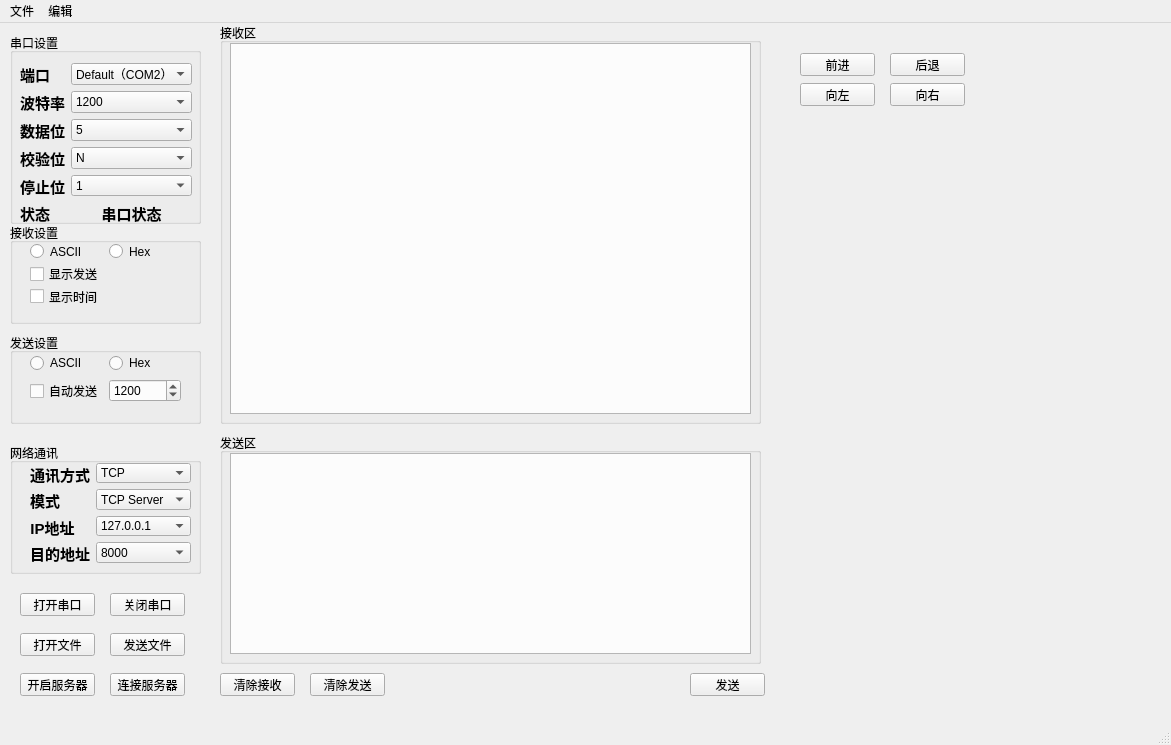
<?xml version="1.0" encoding="UTF-8"?>
<ui version="4.0">
 <class>MainWindow</class>
 <widget class="QMainWindow" name="MainWindow">
  <property name="geometry">
   <rect>
    <x>0</x>
    <y>0</y>
    <width>1171</width>
    <height>745</height>
   </rect>
  </property>
  <property name="windowTitle">
   <string>MainWindow</string>
  </property>
  <widget class="QWidget" name="centralwidget">
   <widget class="QGroupBox" name="groupBox">
    <property name="geometry">
     <rect>
      <x>10</x>
      <y>10</y>
      <width>191</width>
      <height>191</height>
     </rect>
    </property>
    <property name="title">
     <string>串口设置</string>
    </property>
   </widget>
   <widget class="QGroupBox" name="Recive_groupBox">
    <property name="geometry">
     <rect>
      <x>10</x>
      <y>200</y>
      <width>191</width>
      <height>101</height>
     </rect>
    </property>
    <property name="title">
     <string>接收设置</string>
    </property>
   </widget>
   <widget class="QWidget" name="">
    <property name="geometry">
     <rect>
      <x>30</x>
      <y>330</y>
      <width>151</width>
      <height>61</height>
     </rect>
    </property>
    <layout class="QFormLayout" name="formLayout_3">
     <item row="0" column="0">
      <widget class="QRadioButton" name="ASCII2_radioButton">
       <property name="text">
        <string>ASCII</string>
       </property>
      </widget>
     </item>
     <item row="0" column="1">
      <widget class="QRadioButton" name="Hex2_radioButton">
       <property name="text">
        <string>Hex</string>
       </property>
      </widget>
     </item>
     <item row="2" column="0">
      <widget class="QCheckBox" name="send_checkBox_2">
       <property name="text">
        <string>自动发送</string>
       </property>
      </widget>
     </item>
     <item row="2" column="1">
      <widget class="QSpinBox" name="spinBox">
       <property name="maximum">
        <number>100000</number>
       </property>
       <property name="value">
        <number>1200</number>
       </property>
      </widget>
     </item>
    </layout>
   </widget>
   <widget class="QGroupBox" name="send_groupBox">
    <property name="geometry">
     <rect>
      <x>10</x>
      <y>310</y>
      <width>191</width>
      <height>91</height>
     </rect>
    </property>
    <property name="title">
     <string>发送设置</string>
    </property>
   </widget>
   <widget class="QTextEdit" name="textEdit">
    <property name="geometry">
     <rect>
      <x>230</x>
      <y>20</y>
      <width>521</width>
      <height>371</height>
     </rect>
    </property>
    <property name="styleSheet">
     <string notr="true"/>
    </property>
   </widget>
   <widget class="QGroupBox" name="groupBox_2">
    <property name="geometry">
     <rect>
      <x>10</x>
      <y>420</y>
      <width>191</width>
      <height>131</height>
     </rect>
    </property>
    <property name="title">
     <string>网络通讯</string>
    </property>
   </widget>
   <widget class="QPushButton" name="OpenPort">
    <property name="geometry">
     <rect>
      <x>20</x>
      <y>570</y>
      <width>75</width>
      <height>23</height>
     </rect>
    </property>
    <property name="text">
     <string>打开串口</string>
    </property>
   </widget>
   <widget class="QPushButton" name="ClosePort">
    <property name="geometry">
     <rect>
      <x>110</x>
      <y>570</y>
      <width>75</width>
      <height>23</height>
     </rect>
    </property>
    <property name="text">
     <string>关闭串口</string>
    </property>
   </widget>
   <widget class="QPushButton" name="OpenFile">
    <property name="geometry">
     <rect>
      <x>20</x>
      <y>610</y>
      <width>75</width>
      <height>23</height>
     </rect>
    </property>
    <property name="text">
     <string>打开文件</string>
    </property>
   </widget>
   <widget class="QPushButton" name="SendFile">
    <property name="geometry">
     <rect>
      <x>110</x>
      <y>610</y>
      <width>75</width>
      <height>23</height>
     </rect>
    </property>
    <property name="text">
     <string>发送文件</string>
    </property>
   </widget>
   <widget class="QPushButton" name="OpenServer">
    <property name="geometry">
     <rect>
      <x>20</x>
      <y>650</y>
      <width>75</width>
      <height>23</height>
     </rect>
    </property>
    <property name="text">
     <string>开启服务器</string>
    </property>
   </widget>
   <widget class="QPushButton" name="ConnectServer">
    <property name="geometry">
     <rect>
      <x>110</x>
      <y>650</y>
      <width>75</width>
      <height>23</height>
     </rect>
    </property>
    <property name="text">
     <string>连接服务器</string>
    </property>
   </widget>
   <widget class="QTextEdit" name="textEdit_2">
    <property name="geometry">
     <rect>
      <x>230</x>
      <y>430</y>
      <width>521</width>
      <height>201</height>
     </rect>
    </property>
   </widget>
   <widget class="QPushButton" name="ClearRecieve">
    <property name="geometry">
     <rect>
      <x>220</x>
      <y>650</y>
      <width>75</width>
      <height>23</height>
     </rect>
    </property>
    <property name="text">
     <string>清除接收</string>
    </property>
   </widget>
   <widget class="QPushButton" name="ClearSend">
    <property name="geometry">
     <rect>
      <x>310</x>
      <y>650</y>
      <width>75</width>
      <height>23</height>
     </rect>
    </property>
    <property name="text">
     <string>清除发送</string>
    </property>
   </widget>
   <widget class="QPushButton" name="Send">
    <property name="geometry">
     <rect>
      <x>690</x>
      <y>650</y>
      <width>75</width>
      <height>23</height>
     </rect>
    </property>
    <property name="text">
     <string>发送</string>
    </property>
   </widget>
   <widget class="QGroupBox" name="groupBox_3">
    <property name="geometry">
     <rect>
      <x>220</x>
      <y>0</y>
      <width>541</width>
      <height>401</height>
     </rect>
    </property>
    <property name="title">
     <string>接收区</string>
    </property>
   </widget>
   <widget class="QGroupBox" name="groupBox_4">
    <property name="geometry">
     <rect>
      <x>220</x>
      <y>410</y>
      <width>541</width>
      <height>231</height>
     </rect>
    </property>
    <property name="title">
     <string>发送区</string>
    </property>
   </widget>
   <widget class="QPushButton" name="HeadButton">
    <property name="geometry">
     <rect>
      <x>800</x>
      <y>30</y>
      <width>75</width>
      <height>23</height>
     </rect>
    </property>
    <property name="text">
     <string>前进</string>
    </property>
   </widget>
   <widget class="QPushButton" name="RebackButton">
    <property name="geometry">
     <rect>
      <x>890</x>
      <y>30</y>
      <width>75</width>
      <height>23</height>
     </rect>
    </property>
    <property name="text">
     <string>后退</string>
    </property>
   </widget>
   <widget class="QPushButton" name="LfteButton">
    <property name="geometry">
     <rect>
      <x>800</x>
      <y>60</y>
      <width>75</width>
      <height>23</height>
     </rect>
    </property>
    <property name="text">
     <string>向左</string>
    </property>
   </widget>
   <widget class="QPushButton" name="RightButton">
    <property name="geometry">
     <rect>
      <x>890</x>
      <y>60</y>
      <width>75</width>
      <height>23</height>
     </rect>
    </property>
    <property name="text">
     <string>向右</string>
    </property>
   </widget>
   <widget class="QWidget" name="">
    <property name="geometry">
     <rect>
      <x>20</x>
      <y>40</y>
      <width>172</width>
      <height>161</height>
     </rect>
    </property>
    <layout class="QFormLayout" name="formLayout">
     <item row="0" column="0">
      <widget class="QLabel" name="PorLab">
       <property name="text">
        <string>&lt;html&gt;&lt;head/&gt;&lt;body&gt;&lt;p align=&quot;center&quot;&gt;&lt;span style=&quot; font-size:11pt; font-weight:600;&quot;&gt;端口&lt;/span&gt;&lt;/p&gt;&lt;/body&gt;&lt;/html&gt;</string>
       </property>
      </widget>
     </item>
     <item row="0" column="1">
      <widget class="QComboBox" name="port_comboBox">
       <item>
        <property name="text">
         <string>Default（COM2）</string>
        </property>
       </item>
       <item>
        <property name="text">
         <string>TCP/UDP</string>
        </property>
       </item>
      </widget>
     </item>
     <item row="1" column="0">
      <widget class="QLabel" name="BaudLab">
       <property name="text">
        <string>&lt;html&gt;&lt;head/&gt;&lt;body&gt;&lt;p align=&quot;center&quot;&gt;&lt;span style=&quot; font-size:11pt; font-weight:600;&quot;&gt;波特率&lt;/span&gt;&lt;/p&gt;&lt;/body&gt;&lt;/html&gt;</string>
       </property>
      </widget>
     </item>
     <item row="1" column="1">
      <widget class="QComboBox" name="Baud_comboBox">
       <item>
        <property name="text">
         <string>1200</string>
        </property>
       </item>
       <item>
        <property name="text">
         <string>2400</string>
        </property>
       </item>
       <item>
        <property name="text">
         <string>4800</string>
        </property>
       </item>
       <item>
        <property name="text">
         <string>9600</string>
        </property>
       </item>
       <item>
        <property name="text">
         <string>14400</string>
        </property>
       </item>
       <item>
        <property name="text">
         <string>19200</string>
        </property>
       </item>
       <item>
        <property name="text">
         <string>38400</string>
        </property>
       </item>
       <item>
        <property name="text">
         <string>56000</string>
        </property>
       </item>
       <item>
        <property name="text">
         <string>57600</string>
        </property>
       </item>
       <item>
        <property name="text">
         <string>115200</string>
        </property>
       </item>
       <item>
        <property name="text">
         <string>128000</string>
        </property>
       </item>
      </widget>
     </item>
     <item row="2" column="0">
      <widget class="QLabel" name="DataLab">
       <property name="text">
        <string>&lt;html&gt;&lt;head/&gt;&lt;body&gt;&lt;p align=&quot;center&quot;&gt;&lt;span style=&quot; font-size:11pt; font-weight:600;&quot;&gt;数据位&lt;/span&gt;&lt;/p&gt;&lt;/body&gt;&lt;/html&gt;</string>
       </property>
      </widget>
     </item>
     <item row="2" column="1">
      <widget class="QComboBox" name="Data_comboBox">
       <item>
        <property name="text">
         <string>5</string>
        </property>
       </item>
       <item>
        <property name="text">
         <string>6</string>
        </property>
       </item>
       <item>
        <property name="text">
         <string>7</string>
        </property>
       </item>
       <item>
        <property name="text">
         <string>8</string>
        </property>
       </item>
      </widget>
     </item>
     <item row="3" column="0">
      <widget class="QLabel" name="CheckLab">
       <property name="text">
        <string>&lt;html&gt;&lt;head/&gt;&lt;body&gt;&lt;p align=&quot;center&quot;&gt;&lt;span style=&quot; font-size:11pt; font-weight:600;&quot;&gt;校验位&lt;/span&gt;&lt;/p&gt;&lt;/body&gt;&lt;/html&gt;</string>
       </property>
      </widget>
     </item>
     <item row="3" column="1">
      <widget class="QComboBox" name="Check_comboBox">
       <item>
        <property name="text">
         <string>N</string>
        </property>
       </item>
       <item>
        <property name="text">
         <string>E</string>
        </property>
       </item>
       <item>
        <property name="text">
         <string>O</string>
        </property>
       </item>
       <item>
        <property name="text">
         <string>M</string>
        </property>
       </item>
       <item>
        <property name="text">
         <string>S</string>
        </property>
       </item>
      </widget>
     </item>
     <item row="4" column="0">
      <widget class="QLabel" name="StopLab">
       <property name="text">
        <string>&lt;html&gt;&lt;head/&gt;&lt;body&gt;&lt;p align=&quot;center&quot;&gt;&lt;span style=&quot; font-size:11pt; font-weight:600;&quot;&gt;停止位&lt;/span&gt;&lt;/p&gt;&lt;/body&gt;&lt;/html&gt;</string>
       </property>
      </widget>
     </item>
     <item row="4" column="1">
      <widget class="QComboBox" name="Stop_comboBox">
       <item>
        <property name="text">
         <string>1</string>
        </property>
       </item>
       <item>
        <property name="text">
         <string>1.5</string>
        </property>
       </item>
       <item>
        <property name="text">
         <string>2</string>
        </property>
       </item>
      </widget>
     </item>
     <item row="5" column="0">
      <widget class="QLabel" name="StatuLab">
       <property name="text">
        <string>&lt;html&gt;&lt;head/&gt;&lt;body&gt;&lt;p align=&quot;center&quot;&gt;&lt;span style=&quot; font-size:11pt; font-weight:600;&quot;&gt;状态&lt;/span&gt;&lt;/p&gt;&lt;/body&gt;&lt;/html&gt;</string>
       </property>
      </widget>
     </item>
     <item row="5" column="1">
      <widget class="QLabel" name="CheckStaLab">
       <property name="text">
        <string>&lt;html&gt;&lt;head/&gt;&lt;body&gt;&lt;p align=&quot;center&quot;&gt;&lt;span style=&quot; font-size:11pt; font-weight:600;&quot;&gt;串口状态&lt;/span&gt;&lt;/p&gt;&lt;/body&gt;&lt;/html&gt;</string>
       </property>
      </widget>
     </item>
    </layout>
   </widget>
   <widget class="QWidget" name="">
    <property name="geometry">
     <rect>
      <x>30</x>
      <y>220</y>
      <width>151</width>
      <height>62</height>
     </rect>
    </property>
    <layout class="QFormLayout" name="formLayout_2">
     <item row="0" column="0">
      <widget class="QRadioButton" name="ASCII_raBut">
       <property name="text">
        <string>ASCII</string>
       </property>
      </widget>
     </item>
     <item row="0" column="1">
      <widget class="QRadioButton" name="Hex_radioButton">
       <property name="text">
        <string>Hex</string>
       </property>
      </widget>
     </item>
     <item row="1" column="0">
      <widget class="QCheckBox" name="send_checkBox">
       <property name="text">
        <string>显示发送</string>
       </property>
      </widget>
     </item>
     <item row="2" column="0">
      <widget class="QCheckBox" name="time_checkBox">
       <property name="text">
        <string>显示时间</string>
       </property>
      </widget>
     </item>
    </layout>
   </widget>
   <widget class="QWidget" name="">
    <property name="geometry">
     <rect>
      <x>30</x>
      <y>440</y>
      <width>161</width>
      <height>100</height>
     </rect>
    </property>
    <layout class="QFormLayout" name="formLayout_4">
     <item row="0" column="0">
      <widget class="QLabel" name="TCPLab">
       <property name="text">
        <string>&lt;html&gt;&lt;head/&gt;&lt;body&gt;&lt;p align=&quot;center&quot;&gt;&lt;span style=&quot; font-size:11pt; font-weight:600;&quot;&gt;通讯方式&lt;/span&gt;&lt;/p&gt;&lt;/body&gt;&lt;/html&gt;</string>
       </property>
      </widget>
     </item>
     <item row="0" column="1">
      <widget class="QComboBox" name="TCP_comboBox">
       <item>
        <property name="text">
         <string>TCP</string>
        </property>
       </item>
       <item>
        <property name="text">
         <string>UDP</string>
        </property>
       </item>
      </widget>
     </item>
     <item row="1" column="0">
      <widget class="QLabel" name="ModelLab">
       <property name="text">
        <string>&lt;html&gt;&lt;head/&gt;&lt;body&gt;&lt;p align=&quot;center&quot;&gt;&lt;span style=&quot; font-size:11pt; font-weight:600;&quot;&gt;模式&lt;/span&gt;&lt;/p&gt;&lt;/body&gt;&lt;/html&gt;</string>
       </property>
      </widget>
     </item>
     <item row="1" column="1">
      <widget class="QComboBox" name="Model_comboBox">
       <item>
        <property name="text">
         <string>TCP Server</string>
        </property>
       </item>
       <item>
        <property name="text">
         <string>TCP Client</string>
        </property>
       </item>
       <item>
        <property name="text">
         <string>UDP Server</string>
        </property>
       </item>
       <item>
        <property name="text">
         <string>UDP Client</string>
        </property>
       </item>
       <item>
        <property name="text">
         <string/>
        </property>
       </item>
      </widget>
     </item>
     <item row="2" column="0">
      <widget class="QLabel" name="IPLab_2">
       <property name="text">
        <string>&lt;html&gt;&lt;head/&gt;&lt;body&gt;&lt;p align=&quot;center&quot;&gt;&lt;span style=&quot; font-size:11pt; font-weight:600;&quot;&gt;IP地址&lt;/span&gt;&lt;/p&gt;&lt;/body&gt;&lt;/html&gt;</string>
       </property>
      </widget>
     </item>
     <item row="2" column="1">
      <widget class="QComboBox" name="IP_comboBox">
       <item>
        <property name="text">
         <string>127.0.0.1</string>
        </property>
       </item>
      </widget>
     </item>
     <item row="3" column="0">
      <widget class="QLabel" name="IPLab">
       <property name="text">
        <string>&lt;html&gt;&lt;head/&gt;&lt;body&gt;&lt;p align=&quot;center&quot;&gt;&lt;span style=&quot; font-size:11pt; font-weight:600;&quot;&gt;目的地址&lt;/span&gt;&lt;/p&gt;&lt;/body&gt;&lt;/html&gt;</string>
       </property>
      </widget>
     </item>
     <item row="3" column="1">
      <widget class="QComboBox" name="Port_comboBox">
       <item>
        <property name="text">
         <string>8000</string>
        </property>
       </item>
      </widget>
     </item>
    </layout>
   </widget>
  </widget>
  <widget class="QMenuBar" name="menubar">
   <property name="geometry">
    <rect>
     <x>0</x>
     <y>0</y>
     <width>1171</width>
     <height>23</height>
    </rect>
   </property>
   <widget class="QMenu" name="menu">
    <property name="title">
     <string>文件</string>
    </property>
   </widget>
   <widget class="QMenu" name="menu_2">
    <property name="title">
     <string>编辑 </string>
    </property>
   </widget>
   <addaction name="menu"/>
   <addaction name="menu_2"/>
  </widget>
  <widget class="QStatusBar" name="statusbar"/>
 </widget>
 <resources/>
 <connections>
  <connection>
   <sender>ClearRecieve</sender>
   <signal>clicked()</signal>
   <receiver>textEdit</receiver>
   <slot>clear()</slot>
   <hints>
    <hint type="sourcelabel">
     <x>248</x>
     <y>684</y>
    </hint>
    <hint type="destinationlabel">
     <x>282</x>
     <y>379</y>
    </hint>
   </hints>
  </connection>
  <connection>
   <sender>ClearSend</sender>
   <signal>clicked()</signal>
   <receiver>textEdit_2</receiver>
   <slot>clear()</slot>
   <hints>
    <hint type="sourcelabel">
     <x>342</x>
     <y>681</y>
    </hint>
    <hint type="destinationlabel">
     <x>340</x>
     <y>613</y>
    </hint>
   </hints>
  </connection>
 </connections>
</ui>
